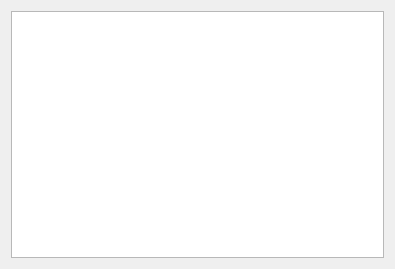
<?xml version="1.0" encoding="UTF-8"?>
<ui version="4.0">
 <class>widget_edit</class>
 <widget class="QWidget" name="widget_edit">
  <property name="geometry">
   <rect>
    <x>0</x>
    <y>0</y>
    <width>395</width>
    <height>269</height>
   </rect>
  </property>
  <property name="windowTitle">
   <string>Form</string>
  </property>
  <layout class="QHBoxLayout" name="horizontalLayout">
   <item>
    <widget class="QPlainTextEdit" name="plainTextEdit"/>
   </item>
  </layout>
 </widget>
 <resources/>
 <connections/>
</ui>
